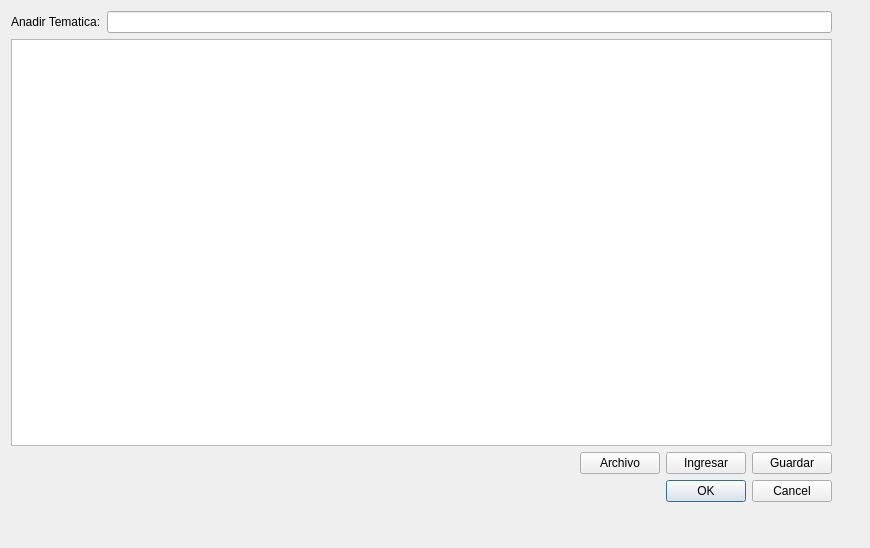
<?xml version="1.0" encoding="UTF-8"?>
<ui version="4.0">
 <class>NewTematica</class>
 <widget class="QDialog" name="NewTematica">
  <property name="geometry">
   <rect>
    <x>0</x>
    <y>0</y>
    <width>870</width>
    <height>548</height>
   </rect>
  </property>
  <property name="windowTitle">
   <string>NewTematica</string>
  </property>
  <widget class="QWidget" name="">
   <property name="geometry">
    <rect>
     <x>11</x>
     <y>11</y>
     <width>821</width>
     <height>491</height>
    </rect>
   </property>
   <layout class="QGridLayout" name="gridLayout_2">
    <item row="0" column="0">
     <widget class="QLabel" name="label">
      <property name="text">
       <string>Anadir Tematica:</string>
      </property>
     </widget>
    </item>
    <item row="0" column="1">
     <widget class="QLineEdit" name="ltxNombreTematica"/>
    </item>
    <item row="1" column="0" colspan="2">
     <widget class="QTableWidget" name="tblLista"/>
    </item>
    <item row="2" column="0" colspan="2">
     <layout class="QGridLayout" name="gridLayout">
      <item row="0" column="2">
       <widget class="QPushButton" name="btn_Ingresar">
        <property name="text">
         <string>Ingresar</string>
        </property>
       </widget>
      </item>
      <item row="0" column="0">
       <spacer name="horizontalSpacer">
        <property name="orientation">
         <enum>Qt::Horizontal</enum>
        </property>
        <property name="sizeHint" stdset="0">
         <size>
          <width>40</width>
          <height>20</height>
         </size>
        </property>
       </spacer>
      </item>
      <item row="0" column="1">
       <widget class="QPushButton" name="btn_CargaPreguntas">
        <property name="text">
         <string>Archivo</string>
        </property>
       </widget>
      </item>
      <item row="0" column="3">
       <widget class="QPushButton" name="btn_Guardar">
        <property name="text">
         <string>Guardar</string>
        </property>
       </widget>
      </item>
     </layout>
    </item>
    <item row="3" column="0" colspan="2">
     <widget class="QDialogButtonBox" name="btn_AceptraSalir">
      <property name="standardButtons">
       <set>QDialogButtonBox::Cancel|QDialogButtonBox::Ok</set>
      </property>
     </widget>
    </item>
   </layout>
  </widget>
 </widget>
 <resources/>
 <connections/>
</ui>
